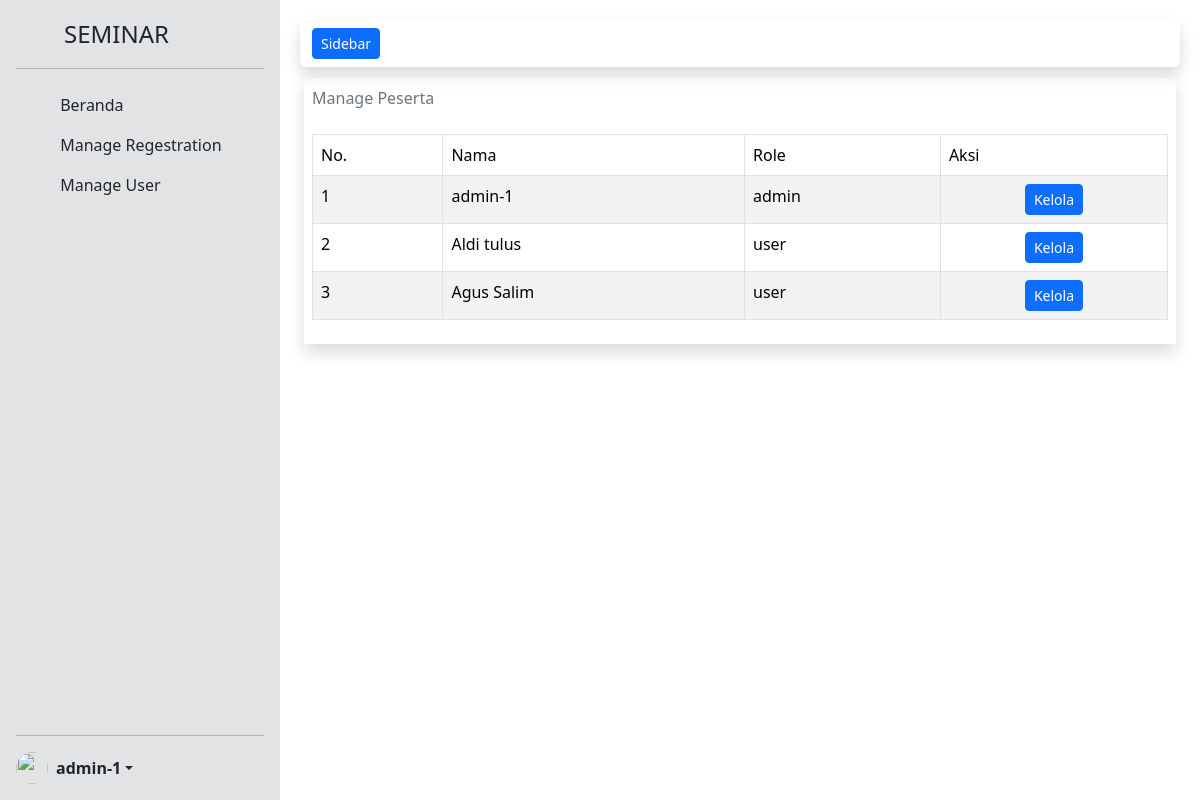
Screenshot of /view/view_manage_user.php (signed in) with the database file from the repository.
### tables this page shows
CREATE TABLE `tb_user` (
  `id_user` int(11) NOT NULL,
  `nama` varchar(50) NOT NULL,
  `username` varchar(50) NOT NULL,
  `email` varchar(50) NOT NULL,
  `password` varchar(50) NOT NULL,
  `level` enum('admin','user') NOT NULL
);

### app/dataLayout.php (called while the page is built, shortened)
<?php
$menuAdmin = [
    ["Beranda", "view_beranda.php"],
    ["Manage Regestration", "view_manage_registration.php"],
    ["Manage User", "view_manage_user.php"]
];

### view/view_manage_user.php (the view)
<?php include "../layout/header.php";
$sqlShowData = mysqli_query($conn, "SELECT * FROM tb_user");
?>
<main class="main px-4">
    <div class="my-2 shadow p-2">
        <span class="text-secondary">Manage Peserta</span>
        <table class="table table-bordered table-striped mt-2 mt-4">
            <thead>
                <tr>
                    <td>No.</td>
                    <td>Nama</td>
                    <td>Role</td>
                    <td>Aksi</td>
                </tr>
            </thead>
            <tbody>
                <?php $no = 1;
                foreach ($sqlShowData as $data): ?>
                    <tr>
                        <td><?= $no++; ?></td>
                        <td><?= $data['nama']; ?></td>
                        <td><?= $data['level']; ?></td>
                        <td>
                            <center>
                                <a href="?id=<?= $data['id_user'] ?>">
                                    <button id="btnShowDetail" name="data" class="btn btn-primary btn-sm">Kelola</button>
                                </a>
                            </center>
                        </td>
                    </tr>
                <?php endforeach; ?>
            </tbody>
        </table>
    </div>
</main>
<?php include "../layout/footer.php" ?>

### layout/header.php (shortened to what this page needs)
<?php include_once "../app/dataLayout.php";
?>
<!doctype html>
<html lang="en">
<head>
    <link href="https://cdn.jsdelivr.net/npm/bootstrap@5.3.3/dist/css/bootstrap.min.css" rel="stylesheet">
    <link rel="stylesheet" href="../assets/css/style.css">
</head>
<body>
    <div class="d-flex flex-column flex-shrink-0 p-3 fixed-top sidebar bg-secondary-subtle" style="width: 280px; height: 100vh">
        <a href="/" class="d-flex align-items-center mb-3 mb-md-0 me-md-auto link-dark text-decoration-none">
            <svg class="bi me-2" width="40" height="32">
                <use xlink:href="#bootstrap"></use>
            </svg>
            <span class="fs-4">SEMINAR</span>
        </a>
        <hr>
        <ul class="nav nav-pills flex-column mb-auto">
            <?php if ($_SESSION['level'] == 'user') : ?>
                <?php foreach ($menuPeserta as $fitur) : ?>
                    <li>
                        <a href="<?= $fitur[1] ?>" class="nav-link link-dark">
                            <svg class="bi me-2" width="16" height="16">
                                <use xlink:href="#speedometer2"></use>
                            </svg>
                            <?= $fitur[0] ?>
                        </a>
                    </li>
                <?php endforeach; ?>
            <?php elseif ($_SESSION['level'] == 'admin') : ?>
                <?php foreach ($menuAdmin as $fitur) : ?>
                    <li>
                        <a href="<?= $fitur[1] ?>" class="nav-link link-dark">
                            <svg class="bi me-2" width="16" height="16">
                                <use xlink:href="#speedometer2"></use>
                            </svg>
                            <?= $fitur[0] ?>
                        </a>
                    </li>
                <?php endforeach; ?>
            <?php endif ?>
        </ul>
        <hr>
        <div class="dropdown">
            <a href="#" class="d-flex align-items-center link-dark text-decoration-none dropdown-toggle" id="dropdownUser2" data-bs-toggle="dropdown" aria-expanded="false">
                <img src="https://github.com/mdo.png" alt="" width="32" height="32" class="rounded-circle me-2">
                <strong><?= $_SESSION['nama']; ?></strong>
            </a>
        </div>
    </div>
    <nav class="setNavbar fixed-top navbar rounded shadow">
        <div class="container-fluid">
            <button id="sidebarToggle" class="btn btn-primary btn-sm">Sidebar</button>
        </div>
    </nav>

### layout/footer.php (shortened to what this page needs)
</body>
</html>

### assets/css/style.css (style rules this page uses)
* { margin: 0; padding: 0; }
.setNavbar { margin: 20px; margin-left: 300px; }
.main { margin-left: 280px; padding-top: 70px; }

### rows the page displays
tb_user: nama "admin-1", level "admin"
tb_user: nama "Aldi tulus", level "user"
tb_user: nama "Agus Salim", level "user"

### other values shown
$fitur[0] "Beranda"
$fitur[0] "Manage Regestration"
$fitur[0] "Manage User"
$_SESSION['nama'] "admin-1"
